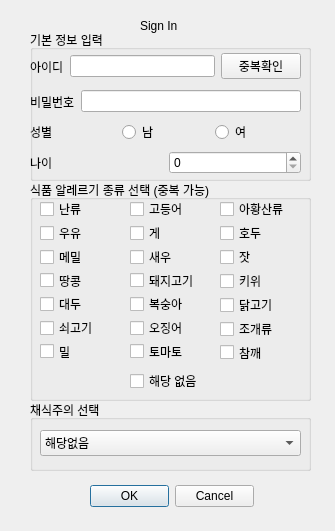
<?xml version="1.0" encoding="UTF-8"?>
<ui version="4.0">
 <class>MainWindow</class>
 <widget class="QMainWindow" name="MainWindow">
  <property name="geometry">
   <rect>
    <x>0</x>
    <y>0</y>
    <width>335</width>
    <height>531</height>
   </rect>
  </property>
  <property name="windowTitle">
   <string>MainWindow</string>
  </property>
  <widget class="QWidget" name="centralwidget">
   <widget class="QLabel" name="label">
    <property name="geometry">
     <rect>
      <x>140</x>
      <y>10</y>
      <width>71</width>
      <height>31</height>
     </rect>
    </property>
    <property name="text">
     <string>Sign In</string>
    </property>
   </widget>
   <widget class="QGroupBox" name="groupBox_3">
    <property name="geometry">
     <rect>
      <x>30</x>
      <y>400</y>
      <width>281</width>
      <height>71</height>
     </rect>
    </property>
    <property name="title">
     <string>채식주의 선택</string>
    </property>
    <widget class="QComboBox" name="vegCombo">
     <property name="geometry">
      <rect>
       <x>10</x>
       <y>30</y>
       <width>261</width>
       <height>26</height>
      </rect>
     </property>
     <item>
      <property name="text">
       <string>해당없음</string>
      </property>
     </item>
     <item>
      <property name="text">
       <string>비건</string>
      </property>
     </item>
     <item>
      <property name="text">
       <string>락토 베지테리언</string>
      </property>
     </item>
     <item>
      <property name="text">
       <string>오보 베지테리언</string>
      </property>
     </item>
     <item>
      <property name="text">
       <string>락토 오보 베지테리언</string>
      </property>
     </item>
     <item>
      <property name="text">
       <string>페스코 베지테리언</string>
      </property>
     </item>
     <item>
      <property name="text">
       <string>폴로 베지테리언</string>
      </property>
     </item>
    </widget>
   </widget>
   <widget class="QGroupBox" name="groupBox">
    <property name="geometry">
     <rect>
      <x>30</x>
      <y>30</y>
      <width>281</width>
      <height>151</height>
     </rect>
    </property>
    <property name="title">
     <string>기본 정보 입력</string>
    </property>
    <widget class="QWidget" name="horizontalLayoutWidget_2">
     <property name="geometry">
      <rect>
       <x>0</x>
       <y>60</y>
       <width>271</width>
       <height>23</height>
      </rect>
     </property>
     <layout class="QHBoxLayout" name="horizontalLayout_2">
      <item>
       <widget class="QLabel" name="label_3">
        <property name="text">
         <string>비밀번호</string>
        </property>
       </widget>
      </item>
      <item>
       <widget class="QLineEdit" name="setPass_text"/>
      </item>
     </layout>
    </widget>
    <widget class="QWidget" name="horizontalLayoutWidget_3">
     <property name="geometry">
      <rect>
       <x>0</x>
       <y>90</y>
       <width>271</width>
       <height>24</height>
      </rect>
     </property>
     <layout class="QHBoxLayout" name="horizontalLayout_3">
      <item>
       <widget class="QLabel" name="label_4">
        <property name="text">
         <string>성별</string>
        </property>
       </widget>
      </item>
      <item>
       <widget class="QRadioButton" name="maleBtn">
        <property name="text">
         <string>남</string>
        </property>
       </widget>
      </item>
      <item>
       <widget class="QRadioButton" name="femaleBtn">
        <property name="text">
         <string>여</string>
        </property>
       </widget>
      </item>
     </layout>
    </widget>
    <widget class="QWidget" name="horizontalLayoutWidget_4">
     <property name="geometry">
      <rect>
       <x>0</x>
       <y>120</y>
       <width>271</width>
       <height>26</height>
      </rect>
     </property>
     <layout class="QHBoxLayout" name="horizontalLayout_4">
      <item>
       <widget class="QLabel" name="label_5">
        <property name="text">
         <string>나이</string>
        </property>
       </widget>
      </item>
      <item>
       <widget class="QSpinBox" name="getAge_box"/>
      </item>
     </layout>
    </widget>
    <widget class="QWidget" name="horizontalLayoutWidget">
     <property name="geometry">
      <rect>
       <x>0</x>
       <y>20</y>
       <width>271</width>
       <height>33</height>
      </rect>
     </property>
     <layout class="QHBoxLayout" name="horizontalLayout">
      <item>
       <widget class="QLabel" name="label_2">
        <property name="text">
         <string>아이디</string>
        </property>
       </widget>
      </item>
      <item>
       <widget class="QLineEdit" name="setID_text"/>
      </item>
      <item>
       <widget class="QPushButton" name="checkOverlapBtn">
        <property name="text">
         <string>중복확인</string>
        </property>
       </widget>
      </item>
     </layout>
    </widget>
   </widget>
   <widget class="QGroupBox" name="alle_groupbox">
    <property name="geometry">
     <rect>
      <x>30</x>
      <y>180</y>
      <width>281</width>
      <height>221</height>
     </rect>
    </property>
    <property name="title">
     <string>식품 알레르기 종류 선택 (중복 가능)</string>
    </property>
    <widget class="QWidget" name="gridLayoutWidget">
     <property name="geometry">
      <rect>
       <x>10</x>
       <y>20</y>
       <width>81</width>
       <height>160</height>
      </rect>
     </property>
     <layout class="QGridLayout" name="gridLayout">
      <item row="3" column="0">
       <widget class="QCheckBox" name="peanut_check">
        <property name="text">
         <string>땅콩</string>
        </property>
       </widget>
      </item>
      <item row="1" column="0">
       <widget class="QCheckBox" name="milk_check">
        <property name="text">
         <string>우유</string>
        </property>
       </widget>
      </item>
      <item row="4" column="0">
       <widget class="QCheckBox" name="bean_check">
        <property name="text">
         <string>대두</string>
        </property>
       </widget>
      </item>
      <item row="6" column="0">
       <widget class="QCheckBox" name="wheat_check">
        <property name="text">
         <string>밀</string>
        </property>
       </widget>
      </item>
      <item row="0" column="0">
       <widget class="QCheckBox" name="egg_check">
        <property name="text">
         <string>난류</string>
        </property>
       </widget>
      </item>
      <item row="2" column="0">
       <widget class="QCheckBox" name="buckwheat_check">
        <property name="text">
         <string>메밀</string>
        </property>
       </widget>
      </item>
      <item row="5" column="0">
       <widget class="QCheckBox" name="beef_check">
        <property name="text">
         <string>쇠고기</string>
        </property>
       </widget>
      </item>
     </layout>
    </widget>
    <widget class="QWidget" name="gridLayoutWidget_2">
     <property name="geometry">
      <rect>
       <x>100</x>
       <y>20</y>
       <width>91</width>
       <height>160</height>
      </rect>
     </property>
     <layout class="QGridLayout" name="gridLayout_2">
      <item row="2" column="0">
       <widget class="QCheckBox" name="shrimp_check">
        <property name="text">
         <string>새우</string>
        </property>
       </widget>
      </item>
      <item row="1" column="0">
       <widget class="QCheckBox" name="crab_check">
        <property name="text">
         <string>게</string>
        </property>
       </widget>
      </item>
      <item row="4" column="0">
       <widget class="QCheckBox" name="peach_check">
        <property name="text">
         <string>복숭아</string>
        </property>
       </widget>
      </item>
      <item row="3" column="0">
       <widget class="QCheckBox" name="pork_check">
        <property name="text">
         <string>돼지고기</string>
        </property>
       </widget>
      </item>
      <item row="0" column="0">
       <widget class="QCheckBox" name="mackerel_check">
        <property name="text">
         <string>고등어</string>
        </property>
       </widget>
      </item>
      <item row="6" column="0">
       <widget class="QCheckBox" name="tomato_check">
        <property name="text">
         <string>토마토</string>
        </property>
       </widget>
      </item>
      <item row="5" column="0">
       <widget class="QCheckBox" name="squid_check">
        <property name="text">
         <string>오징어</string>
        </property>
       </widget>
      </item>
     </layout>
    </widget>
    <widget class="QWidget" name="gridLayoutWidget_3">
     <property name="geometry">
      <rect>
       <x>190</x>
       <y>20</y>
       <width>81</width>
       <height>161</height>
      </rect>
     </property>
     <layout class="QGridLayout" name="gridLayout_3">
      <item row="1" column="0">
       <widget class="QCheckBox" name="walnut_check">
        <property name="text">
         <string>호두</string>
        </property>
       </widget>
      </item>
      <item row="3" column="0">
       <widget class="QCheckBox" name="kiwi_check">
        <property name="text">
         <string>키위</string>
        </property>
       </widget>
      </item>
      <item row="0" column="0">
       <widget class="QCheckBox" name="acid_check">
        <property name="text">
         <string>아황산류</string>
        </property>
       </widget>
      </item>
      <item row="2" column="0">
       <widget class="QCheckBox" name="pinenut_check">
        <property name="text">
         <string>잣</string>
        </property>
       </widget>
      </item>
      <item row="4" column="0">
       <widget class="QCheckBox" name="chicken_check">
        <property name="text">
         <string>닭고기</string>
        </property>
       </widget>
      </item>
      <item row="5" column="0">
       <widget class="QCheckBox" name="calm_check">
        <property name="text">
         <string>조개류</string>
        </property>
       </widget>
      </item>
      <item row="6" column="0">
       <widget class="QCheckBox" name="sesame_check">
        <property name="text">
         <string>참깨</string>
        </property>
       </widget>
      </item>
     </layout>
    </widget>
    <widget class="QCheckBox" name="none_check">
     <property name="geometry">
      <rect>
       <x>100</x>
       <y>190</y>
       <width>81</width>
       <height>22</height>
      </rect>
     </property>
     <property name="text">
      <string>해당 없음</string>
     </property>
    </widget>
   </widget>
   <widget class="QDialogButtonBox" name="signinBtnBox">
    <property name="geometry">
     <rect>
      <x>90</x>
      <y>480</y>
      <width>164</width>
      <height>32</height>
     </rect>
    </property>
    <property name="standardButtons">
     <set>QDialogButtonBox::Cancel|QDialogButtonBox::Ok</set>
    </property>
   </widget>
  </widget>
 </widget>
 <resources/>
 <connections/>
</ui>
